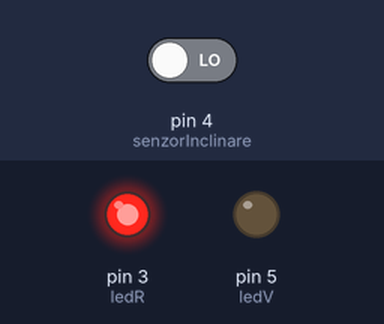
A sketch run on a simulated Arduino Uno, built with avr-gcc and run on an emulated ATmega328P. Shown: output pins drawn as LEDs (lit = HIGH). Inputs (shaded band) come from the test bench; at power-on: pin 4 (senzorInclinare) LOW.

Above: at 1.2 s.
1.3 s: pin 4 (senzorInclinare) driven HIGH
At 2.5 s:
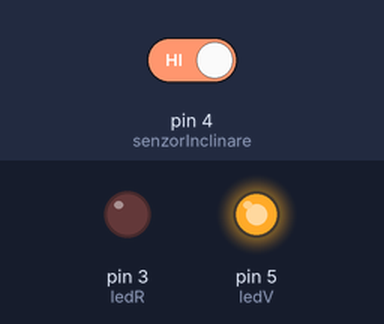
2.8 s: pin 4 (senzorInclinare) driven LOW
At 3.6 s:
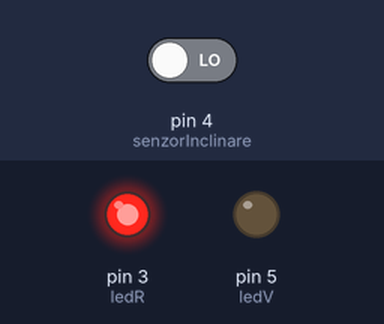
Timing chart, 0 to 5.8 s (numbered marks = the images above; inputs shaded):
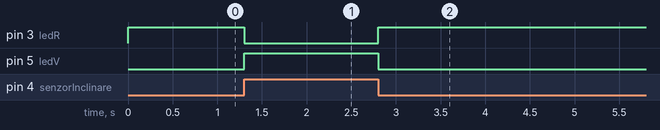

The sketch:

SenzorInclinare.ino
```cpp
const int senzorInclinare = 4;
const int ledV = 5;
const int ledR = 3;
void setup(){
   pinMode (senzorInclinare,INPUT);
   pinMode (ledV, OUTPUT);
   pinMode (ledR, OUTPUT);
}
void loop(){

   if (digitalRead(senzorInclinare) == HIGH){
      digitalWrite(ledV,HIGH);
      digitalWrite(ledR,LOW);
   }
   else {
    digitalWrite(ledR,HIGH);
    digitalWrite(ledV,LOW);
   }
}
```

Measured:
- after the input at 1.3 s, pin 3 (ledR): HIGH → LOW at once; pin 5 (ledV): LOW → HIGH at once
- after the input at 2.8 s, pin 3 (ledR): LOW → HIGH at once; pin 5 (ledV): HIGH → LOW at once
